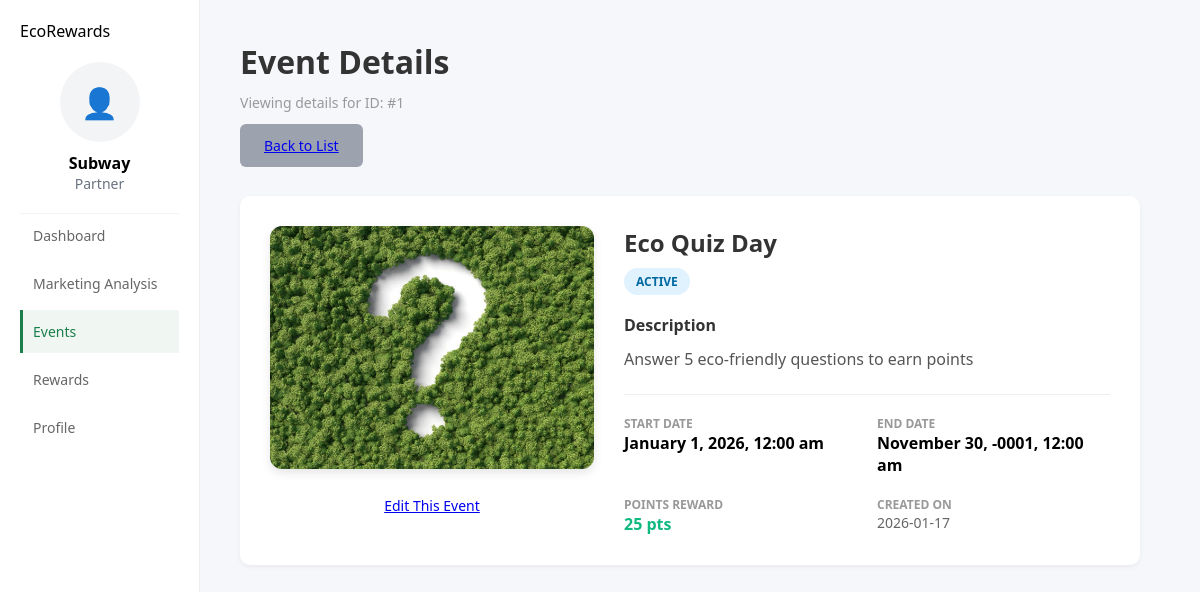
/Partners/partner/events/viewEvent.php?id=1 (signed in), run on the app's committed database.
### tables this page shows
CREATE TABLE `partners` (
  `id` int(11) NOT NULL,
  `name` varchar(100) NOT NULL,
  `company_image` varchar(250) NOT NULL,
  `email` varchar(100) NOT NULL,
  `password` varchar(200) NOT NULL,
  `contact_person` varchar(150) NOT NULL,
  `phone` varchar(150) NOT NULL,
  `address` varchar(250) NOT NULL,
  `created_at` varchar(50) NOT NULL DEFAULT current_timestamp()
);

CREATE TABLE `events` (
  `id` int(11) NOT NULL,
  `name` varchar(30) NOT NULL,
  `description` varchar(100) NOT NULL,
  `image` varchar(250) NOT NULL,
  `start_date` datetime NOT NULL,
  `end_date` datetime NOT NULL,
  `points_reward` int(11) NOT NULL,
  `admins_id` int(11) NOT NULL,
  `partners_id` int(11) NOT NULL,
  `approved_by` int(11) NOT NULL,
  `status` enum('active','pending','upcoming','ended') NOT NULL,
  `created_at` datetime NOT NULL
);

### Partners/partner/events/viewEvent.php (the view, shortened to what this page needs)
<?php
include "../../php/db.php";
$partnerId = $_SESSION['partner_id'];
$query = "SELECT * FROM partners WHERE id = '$partnerId'";
$result = mysqli_query($conn, $query);
$partner = mysqli_fetch_assoc($result);
$eventId = mysqli_real_escape_string($conn, $_GET['id']);
$query = "SELECT * FROM events WHERE id = '$eventId' AND partners_id = '$partnerId'";
$result = mysqli_query($conn, $query);
$row = mysqli_fetch_assoc($result);
?>
<!DOCTYPE html>
<html lang="en">
<head>
    <link rel="stylesheet" href="../../assets/style.css">
</head>
<body>
<div class="app-layout">
    <aside class="sidebar">
        <div class="sidebar-top"><div class="logo">EcoRewards</div></div>
        <div class="profile" style="padding: 20px; text-align: center; border-bottom: 1px solid #f3f4f6;">
            <div class="avatar-circle" style="width: 80px; height: 80px; margin: 0 auto 10px; background: #f3f4f6; border-radius: 50%; display: flex; align-items: center; justify-content: center; overflow: hidden;">
                <?php
                $partnerName = $partner['name'];
                $imagePath = "../../image/" . $partnerName . ".png";
                if (file_exists($imagePath)) {
                    echo '<img src="' . htmlspecialchars($imagePath) . '" alt="Profile" style="width:100%; height:100%; object-fit:cover;">';
                } else {
                    echo '<span style="font-size: 30px;">👤</span>';
                }
                ?>
            </div>
            <div class="profile-info">
                <div class="name" style="font-weight: bold; font-size: 16px;"><?= htmlspecialchars($partnerName) ?></div>
                <div class="role" style="color: #6b7280; font-size: 14px;">Partner</div>
            </div>
        </div>
        <nav class="nav">
            <a href="../dashboard.php" class="nav-item">Dashboard</a>
            <a href="../marketing.php" class="nav-item">Marketing Analysis</a>
            <a href="events.php" class="nav-item active">Events</a>
            <a href="../rewards/rewards.php" class="nav-item">Rewards</a>
            <a href="../profile.php" class="nav-item">Profile</a>
        </nav>
    </aside>
    <main class="main">
        <header class="main-header">
            <div>
                <h1>Event Details</h1>
                <p>Viewing details for ID: #<?= $row['id'] ?></p>
            </div><br>
            <a href="events.php" class="btn" style="background: #9ca3af;">Back to List</a>
        </header>
        <div class="card" style="display: flex; gap: 30px; max-width: 900px; flex-wrap: wrap;">
            <div style="flex: 1; min-width: 300px;">
                <?php if(!empty($row['image'])): ?>
                    <img src="../../<?= $row['image'] ?>" style="width: 100%; border-radius: 12px; box-shadow: 0 4px 10px rgba(0,0,0,0.1);">
                <?php else: ?>
                    <div style="width: 100%; height: 200px; background: #eee; border-radius: 12px; display: flex; align-items: center; justify-content: center;">No Image Available</div>
                <?php endif; ?>
                <div style="margin-top: 20px; text-align: center;">
                    <a href="editEvent.php?id=<?= $row['id'] ?>" class="btn btn-block">Edit This Event</a>
                </div>
            </div>
            <div style="flex: 1.5; min-width: 300px;">
                <h2 style="font-size: 24px; color: #333; margin-bottom: 10px;"><?= htmlspecialchars($row['name']) ?></h2>
                <span style="background: #e0f2fe; color: #0369a1; padding: 5px 12px; border-radius: 20px; font-size: 12px; font-weight: 700; text-transform: uppercase;">
                    <?= htmlspecialchars($row['status']) ?>
                </span>
                <div style="margin-top: 20px; line-height: 1.8; color: #555;">
                    <h4 style="color: #333; margin-bottom: 5px;">Description</h4>
                    <p><?= nl2br(htmlspecialchars($row['description'])) ?></p>
                </div>
                <div style="margin-top: 20px; display: grid; grid-template-columns: 1fr 1fr; gap: 20px; border-top: 1px solid #eee; padding-top: 20px;">
                    <div>
                        <h4 style="color: #999; font-size: 12px; text-transform: uppercase;">Start Date</h4>
                        <p style="font-weight: 600; font-size: 16px;"><?= date('F j, Y, g:i a', strtotime($row['start_date'])) ?></p>
                    </div>
                    <div>
                        <h4 style="color: #999; font-size: 12px; text-transform: uppercase;">End Date</h4>
                        <p style="font-weight: 600; font-size: 16px;"><?= date('F j, Y, g:i a', strtotime($row['end_date'])) ?></p>
                    </div>
                    <div>
                        <h4 style="color: #999; font-size: 12px; text-transform: uppercase;">Points Reward</h4>
                        <p style="font-weight: 600; font-size: 16px; color: #10b981;"><?= $row['points_reward'] ?> pts</p>
                    </div>
                    <div>
                        <h4 style="color: #999; font-size: 12px; text-transform: uppercase;">Created On</h4>
                        <p style="color: #666; font-size: 14px;"><?= date('Y-m-d', strtotime($row['created_at'])) ?></p>
                    </div>
                </div>
            </div>
        </div>
    </main>
</div>
</body>
</html>

### Partners/assets/style.css (style rules this page uses)
* { margin: 0; padding: 0; box-sizing: border-box; font-family: 'Segoe UI', Tahoma, Geneva, Verdana, sans-serif; }
body { background: #f6f7fb; }
.app-layout, .container { display: flex; }
.app-layout { min-height: calc(100vh - 60px); }
.sidebar { width: 200px; background: #ffffff; border-right: 1px solid #eee; padding: 20px; }
nav { display: flex; flex-direction: column; }
nav a { padding: 12px 10px; text-decoration: none; color: #666; border-left: 3px solid transparent; margin-bottom: 5px; font-size: 14px; }
nav a:hover, nav a.active { background: #f0f7f3; border-left-color: #1b7f4b; color: #1b7f4b; }
.main, .content { flex: 1; padding: 40px; overflow-y: auto; }
.main-header { margin-bottom: 40px; }
.main-header h1 { font-size: 32px; color: #333; margin-bottom: 10px; font-weight: 600; }
.main-header p { color: #999; font-size: 14px; }
.card { background: white; border-radius: 10px; padding: 30px; box-shadow: 0 2px 5px rgba(0,0,0,0.05); margin-bottom: 30px; }
.card h2 { font-size: 18px; color: #333; margin-bottom: 25px; font-weight: 600; }
.btn { padding: 12px 24px; border: none; border-radius: 6px; font-size: 14px; cursor: pointer; font-weight: 500; transition: background 0.3s; }

### data on the page
partners: name "Subway"
events: id "1", image (picture), name "Eco Quiz Day", status "ACTIVE", description "Answer 5 eco-friendly questions to earn points", start_date "January 1, 2026, 12:00 am", end_date "November 30, -0001, 12:00 am", points_reward "25", created_at "2026-01-17"
